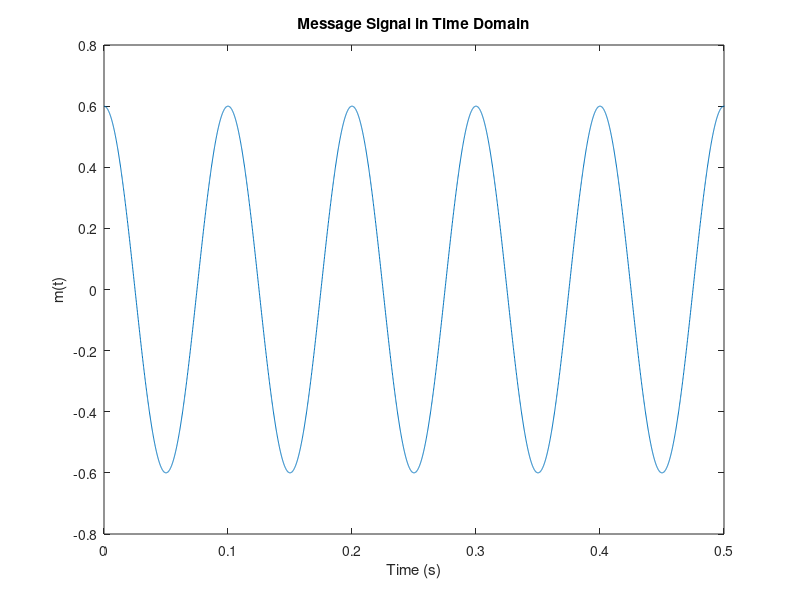
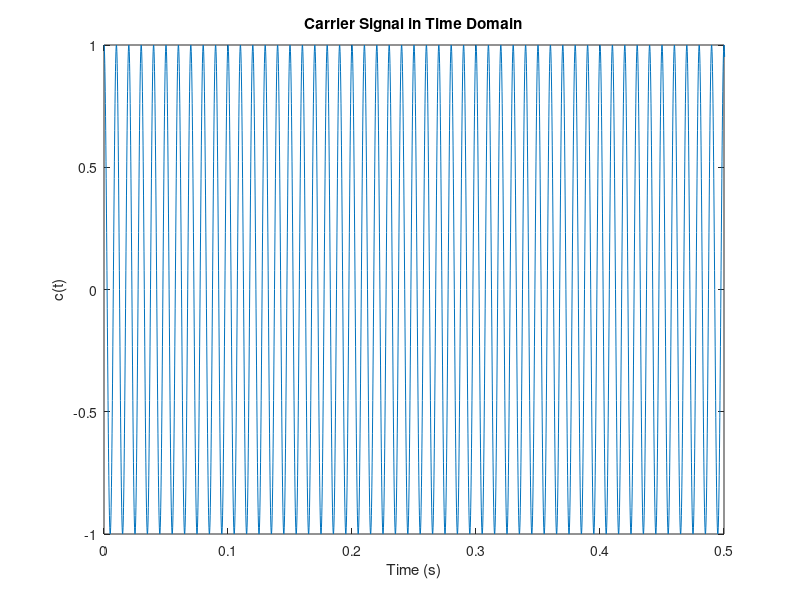
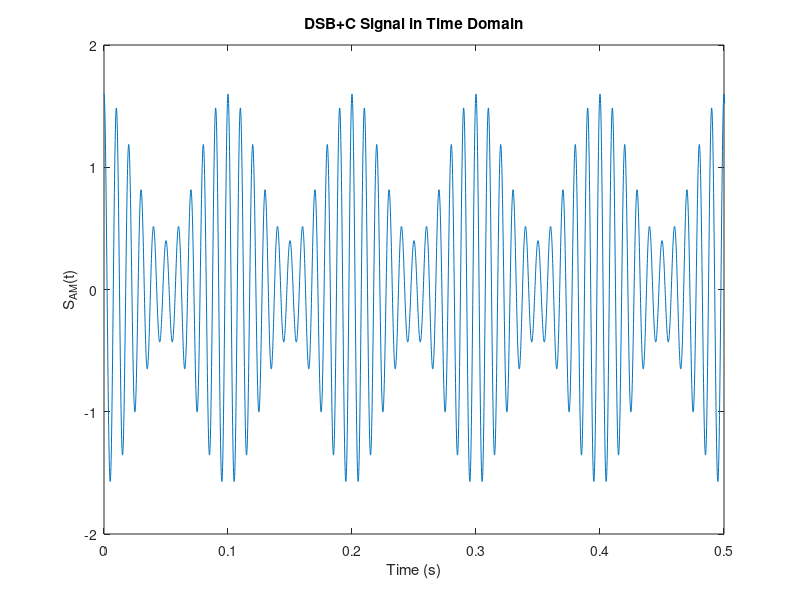
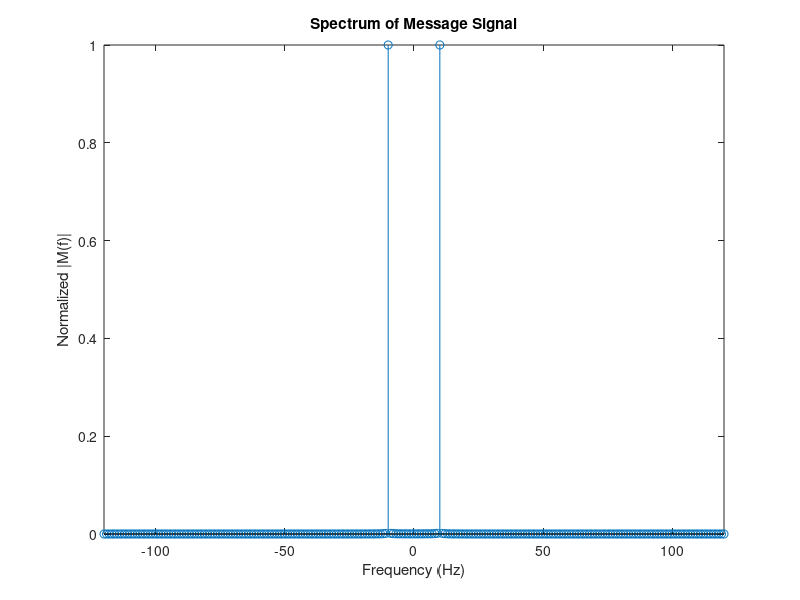

These charts were generated, in order, by the following MATLAB code:
clear all; close all; clc;
fs = 8000; % Sampling Frequency
fc = 100; % Carrier Frequency
Ac = 1; % Carrier Amplitude
fm = 10; % Message Frequency
Am = 0.6; % Message Amplitude

%% Time Domain Analysis
t = 0:1/fs:1; % Time Grid
M = Am*cos(2*pi*fm*t); % Message Signal
C = Ac*cos(2*pi*fc*t); % Carrier Signal
S_AM = (Ac + M).*cos(2*pi*fc*t); % DSB+C Signal
figure(1);
plot(t, M);
xlabel('Time (s)')
ylabel('m(t)')
xlim([0, 5/fm]);
title('Message Signal in Time Domain');
figure(2);
plot(t, C);
xlabel('Time (s)')
ylabel('c(t)')
xlim([0, 5/fm]);
title('Carrier Signal in Time Domain');
figure(3);
plot(t, S_AM);
xlabel('Time (s)')
ylabel('S_{AM}(t)')
xlim([0, 5/fm]);
title('DSB+C Signal in Time Domain');

M_f = fftshift(abs(fft(M)));
f = linspace(-fs/2, fs/2, length(M_f)); % Frequency Grid
figure(4)
stem(f, M_f/max(M_f));
xlabel('Frequency (Hz)');
ylabel('Normalized |M(f)|');
xlim([-120, 120])
title('Spectrum of Message Signal');
C_f = fftshift(abs(fft(C)));

figure(5)
stem(f, C_f/max(C_f));
xlabel('Frequency (Hz)');
ylabel('Normalized |C(f)|');
xlim([-120, 120])
title('Spectrum of Carrier Signal');
S_AM_f = fftshift(abs(fft(S_AM)));

figure(6)
stem(f, S_AM_f/max(S_AM_f));
xlabel('Frequency (Hz)');
ylabel('Normalized |S_{AM}(f)|');
xlim([-120, 120])
title('Spectrum of DSB+C Signal');
